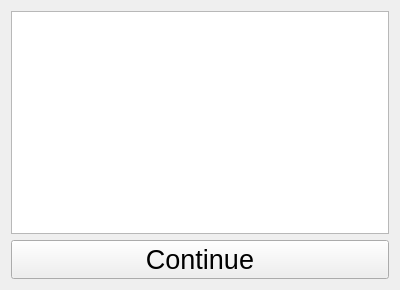
<?xml version="1.0" encoding="UTF-8"?>
<ui version="4.0">
 <class>Form</class>
 <widget class="QWidget" name="Form">
  <property name="geometry">
   <rect>
    <x>0</x>
    <y>0</y>
    <width>400</width>
    <height>290</height>
   </rect>
  </property>
  <property name="windowTitle">
   <string>Form</string>
  </property>
  <layout class="QVBoxLayout" name="verticalLayout">
   <item>
    <widget class="QListWidget" name="panelList">
     <property name="font">
      <font>
       <pointsize>20</pointsize>
      </font>
     </property>
    </widget>
   </item>
   <item>
    <widget class="QPushButton" name="continue_button">
     <property name="font">
      <font>
       <pointsize>20</pointsize>
      </font>
     </property>
     <property name="text">
      <string>Continue</string>
     </property>
    </widget>
   </item>
  </layout>
 </widget>
 <resources/>
 <connections/>
</ui>
